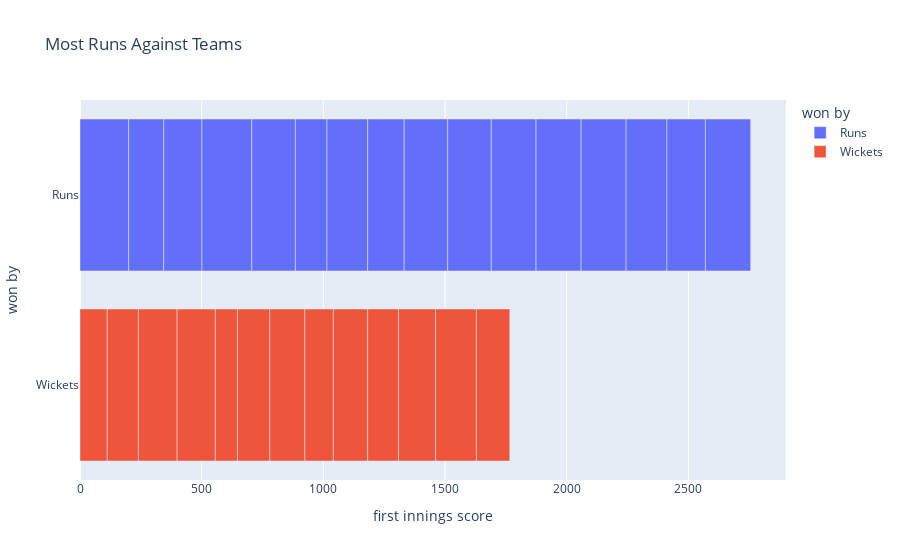

Source (notebook cell):
### Code cell
figure = px.bar(data, x=data["first innings score"], y = data["won by"], color = data["won by"],
            title="Most Runs Against Teams")
figure.show()

### Figure 1 — Plotly figure (JSON) as saved in the notebook; plotly's stock layout.template omitted (floating-point values rounded to 4 significant figures)
{"data": [{"alignmentgroup": "True", "hovertemplate": "won by=%{y}<br>first innings score=%{x}<extra></extra>", "legendgroup": "Runs", "marker": {"color": "#636efa", "pattern": {"shape": ""}}, "name": "Runs", "offsetgroup": "Runs", "orientation": "h", "showlegend": true, "textposition": "auto", "type": "bar", "x": [200, 144, 157, 205, 179, 130, 167, 150, 179, 179, 184, 185, 185, 168, 158, 186], "xaxis": "x", "y": ["Runs", "Runs", "Runs", "Runs", "Runs", "Runs", "Runs", "Runs", "Runs", "Runs", "Runs", "Runs", "Runs", "Runs", "Runs", "Runs"], "yaxis": "y"}, {"alignmentgroup": "True", "hovertemplate": "won by=%{y}<br>first innings score=%{x}<extra></extra>", "legendgroup": "Wickets", "marker": {"color": "#EF553B", "pattern": {"shape": ""}}, "name": "Wickets", "offsetgroup": "Wickets", "orientation": "h", "showlegend": true, "textposition": "auto", "type": "bar", "x": [112, 128, 159, 157, 91, 133, 144, 117, 141, 127, 152, 168, 137], "xaxis": "x", "y": ["Wickets", "Wickets", "Wickets", "Wickets", "Wickets", "Wickets", "Wickets", "Wickets", "Wickets", "Wickets", "Wickets", "Wickets", "Wickets"], "yaxis": "y"}], "layout": {"barmode": "relative", "legend": {"title": {"text": "won by"}, "tracegroupgap": 0}, "title": {"text": "Most Runs Against Teams"}, "xaxis": {"anchor": "y", "domain": [0, 1], "title": {"text": "first innings score"}}, "yaxis": {"anchor": "x", "categoryarray": [null, "Wickets", "Runs"], "categoryorder": "array", "domain": [0, 1], "title": {"text": "won by"}}}}
